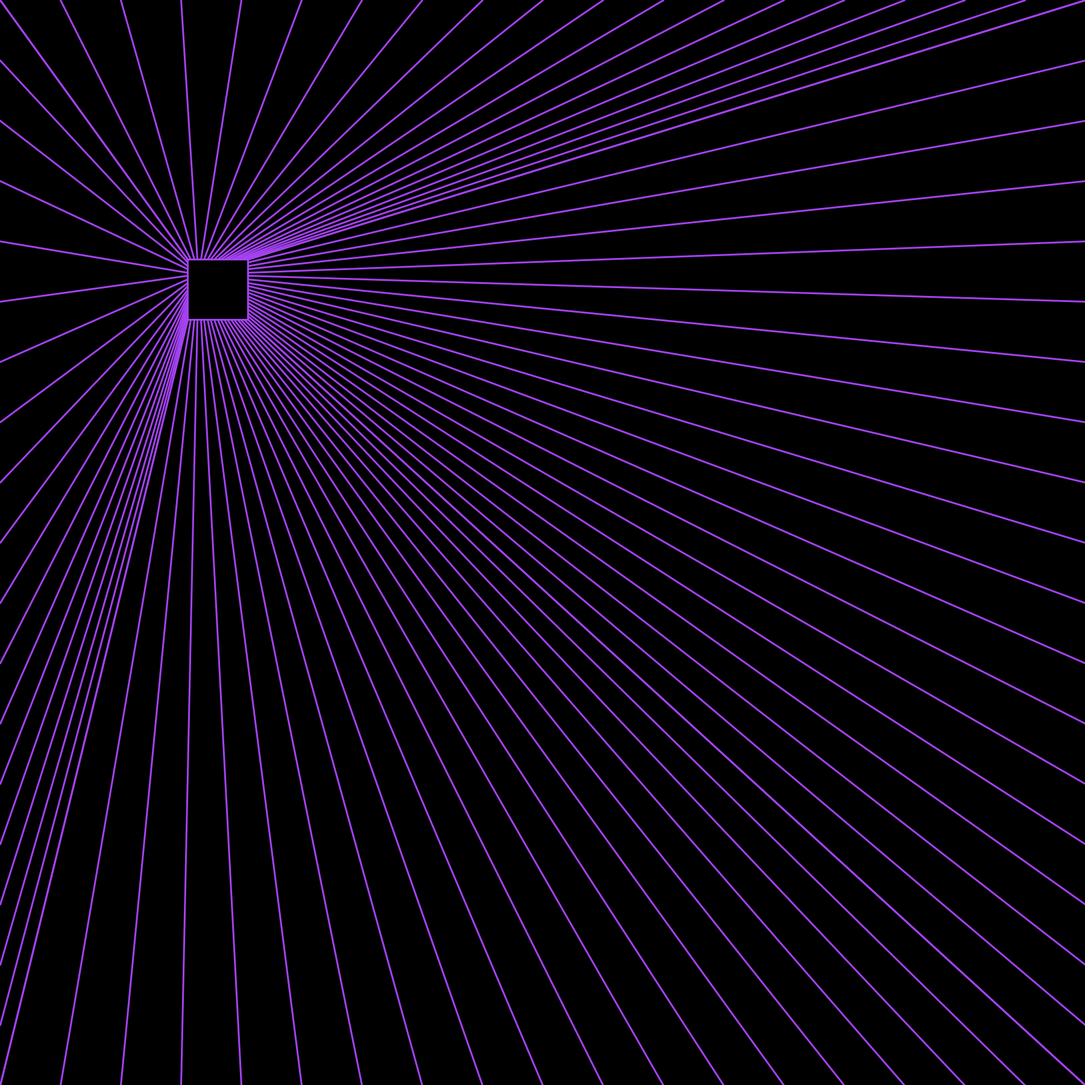
Frame 1 (no input)
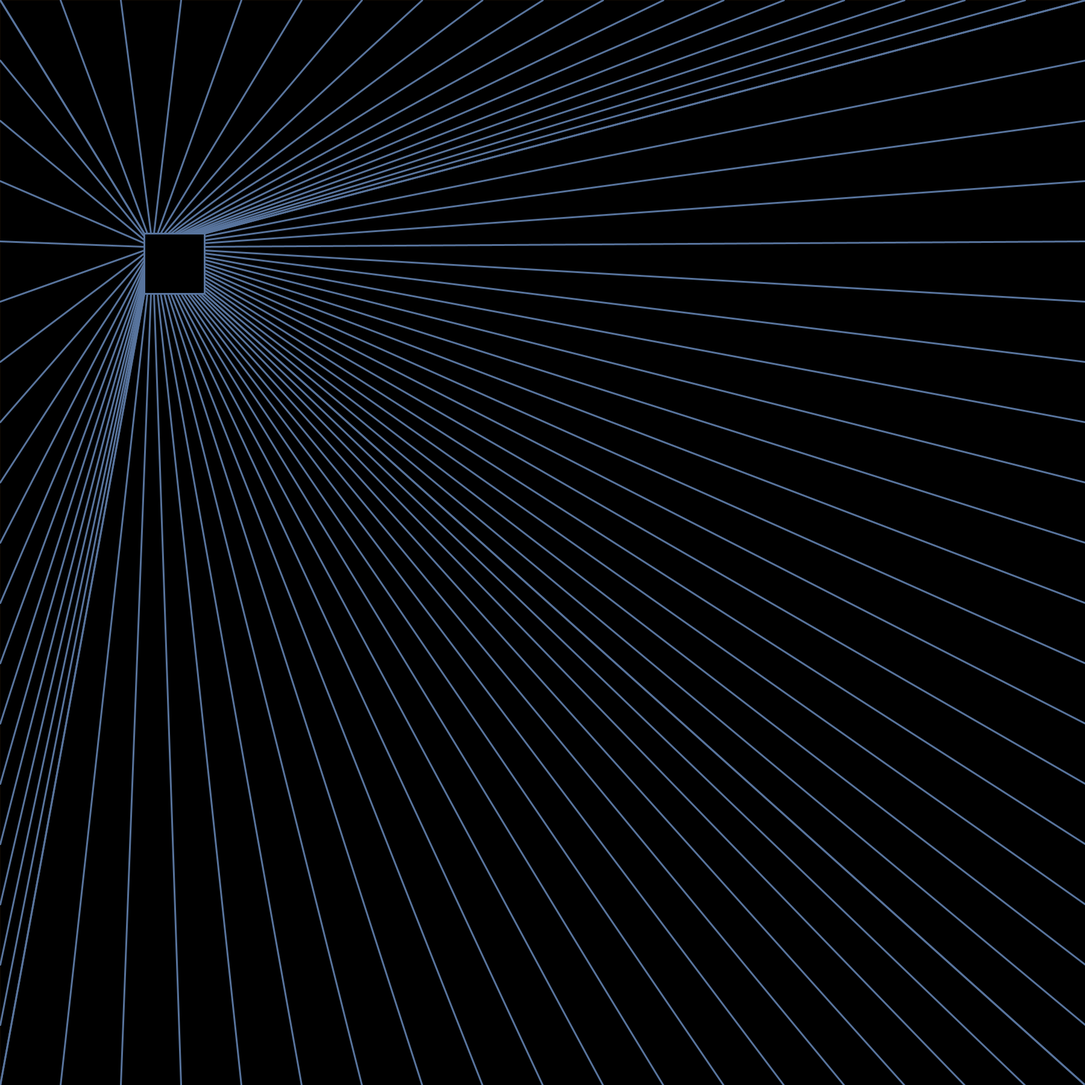
Frame 60 (the mouse pressed at the canvas centre just before this capture)
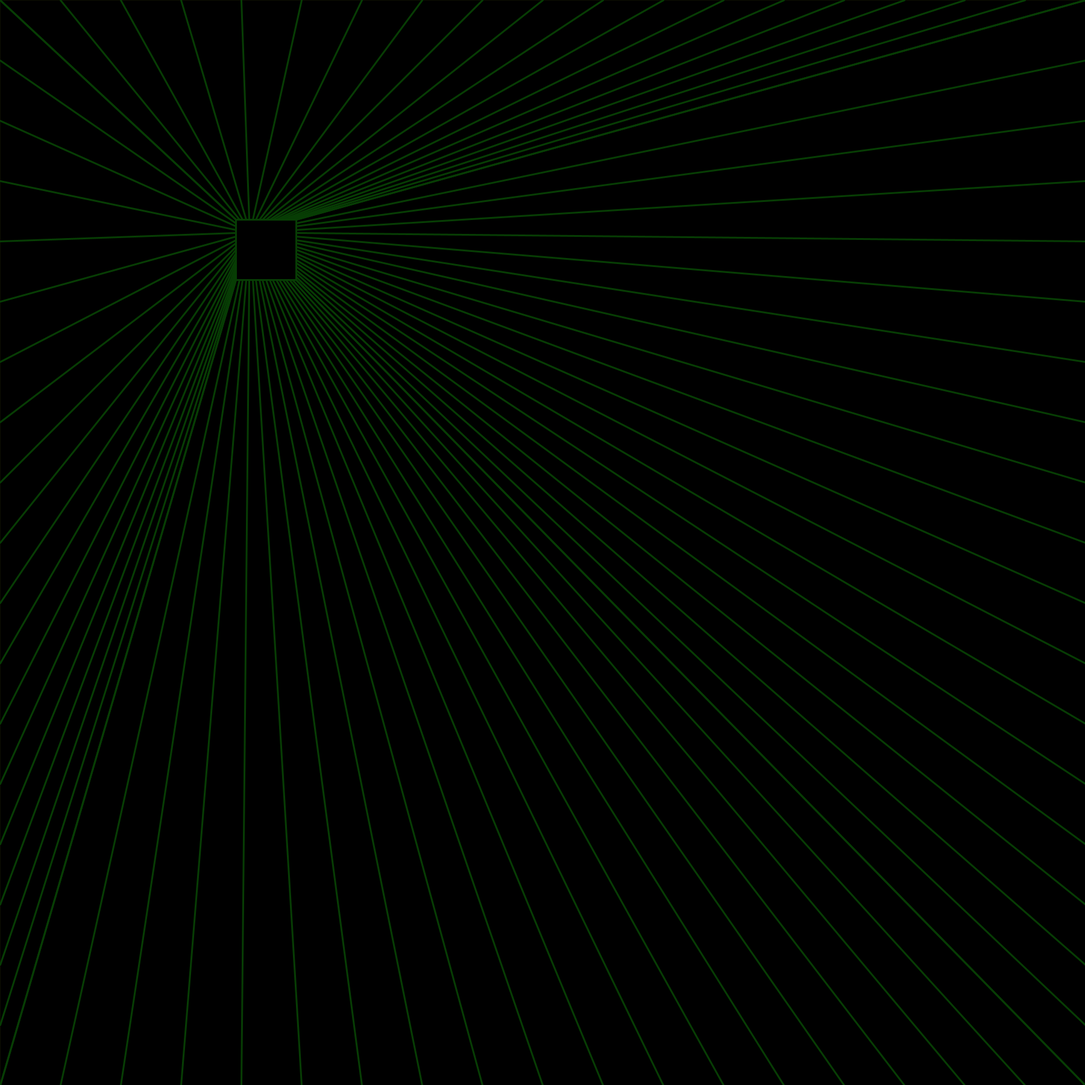
Frame 120 (the mouse held since frame 60 and released just before this capture)

The Processing sketch that drew these frames (run headless with seeded random() and noise(); from frame 60 on, the mouse is pressed at the canvas centre):

// Processing sketch: floatingSquare
// ── floatingSquare.pde
//Wesley Muehlhausen

//global variables 

//set initial random color, block speed, and position
float r = random(0, 255), g = random(0, 255), b = random(0, 255);
float speedX = random(5, 15);
float speedY = random(5, 15);
float posX = random(100, 900);
float posY = random(100, 900);
int timer = 0;

//sets initial parameters
void setup()
  {
    size(1800, 1800);
    background(0);
    fill(255);
  }

//runs 60 fps
void draw()
  {
    reset();
    switchTimer();
    cubeMechanics();
    drawShapes();
  }

//used in drawShapes() function to determine where on the moving 
//square the line connects to
float converter(float x)
  {
      x = -50 + (100 * (x/width));
      return x;
  }
    
//sets the parametes to prevent overlapping frames. Covers existing frames
void reset()
  {
    fill(0);
    strokeWeight(0);
    rect(0, 0, width, height); 
    strokeWeight(3);
    noFill();
    timer++;
    stroke(r, g, b);
  }

//randomizes block speed as well as color every half second
void switchTimer()
  {
    if(timer >= 30)
    {
      r = random(0, 255); 
      g = random(0, 255);
      b = random(0, 255);
      speedX = random(-15, 15);
      speedY = random(-15, 15);
      timer = 0;
      stroke(r, g, b);
    }
  }
  
//Bounces block off wall and changes color
void cubeMechanics()
  {
    if((posX - 50 <= 0 || posX + 50 >= width)||(posY - 50 <= 0 || posY + 50 >= height))
      {
        
        speedX *= -1;
        r = random(0, 255); 
        g = random(0, 255);
        b = random(0, 255);
        stroke(r, g, b);
      }
    // while(posX - 50 <= 0)
    //{posX+=5;}
    //while(posX + 50 >= width)
    //{posX-=5;}
    //while(posY - 50 <= 0)
    //{posX+=5;}
    //while(posY + 50 >= height)
    //{posX-=5;}
    posX += speedX;
    posY += speedY;
  }
  
//Determines coordinates of lines and square and draws them
void drawShapes()
  {
    for(float x = 0.00; x <= width; x+=100) //Switch incriment for amount if lines
      {
        float z = converter(x);//determines where the on the moving square the line goes
        
        //connects lines on outside of screen to outside of square
        line(x , 0, posX + z, posY - 50);
        line(0 , x, posX - 50, posY + z);
        line(x , width, posX + z, posY + 50);
        line(width , x, posX + 50, posY + z);
  
        fill(0);
        rect(posX - 50, posY - 50, 100, 100);
      }
  }
